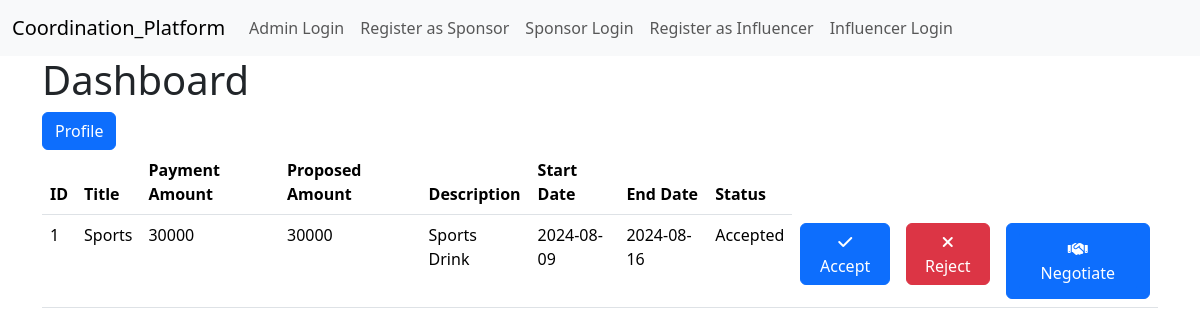
Page /influencer_dashboard (signed in) on the committed database.
### models.py (models this page shows)
class Campaign(db.Model):
    id = db.Column(db.Integer, primary_key = True)
    sponsor_id = db.Column(db.Integer, db.ForeignKey('sponsor.id'))
    title = db.Column(db.String(32))
    desc = db.Column(db.Text)
    start_date = db.Column(db.Date)
    end_date = db.Column(db.Date)
    budget = db.Column(db.Integer)
    campaign = db.relationship('Ad_request', backref = 'campaign')

class Ad_request(db.Model):
    id = db.Column(db.Integer, primary_key = True)
    influencer_id = db.Column(db.Integer, db.ForeignKey('influencer.id'))
    campaign_id = db.Column(db.Integer, db.ForeignKey('campaign.id'))
    payment_amount = db.Column(db.Integer)
    proposed_amount = db.Column(db.Integer)
    status = db.Column(db.Enum('Pending', 'Accepted', 'Rejected','Negotiation'), default = 'Pending')

### routes.py (the view)
@app.route('/influencer_dashboard')
@auth_required('influencer')
def influencer_dashboard():
    influencer = Influencer.query.get(session['user_id'])
    ad_requests = Ad_request.query.filter_by(influencer_id=influencer.id).all()
    requested_campaigns = []
    for ad_request in ad_requests:
        campaign = Campaign.query.get(ad_request.campaign_id)
        if campaign:
            requested_campaigns.append({'campaign':campaign,'ad_request':[ad_request]})
    return render_template('influencer/influencer_dashboard.html', campaigns=requested_campaigns)

### functions.py (called while the page is built)
def auth_required(required_role):
    def decorator(func):
        @wraps(func)
        def wrapper(*args, **kwargs):
            if 'user_id' in session:
                if session.get('user_role') == required_role:
                    return func(*args, **kwargs)
                else:
                    flash('Access denied: Incorrect role')
                    return redirect(url_for(f'{required_role}_login'))
            else:
                flash('Please login to continue')
                return redirect(url_for(f'{required_role}_login'))
        return wrapper
    return decorator

### templates/influencer/influencer_dashboard.html (shortened to what this page needs)
{% extends 'layout.html' %}
{% block content %}
    <h1>Dashboard</h1>
    <a href="{{ url_for('influencer_profile') }}" class="btn btn-primary">Profile</a>
    <div class="dashboard-content">
        <table class="table">
            <thead>
                <tr>
                    <th>ID</th>
                    <th>Title</th>
                    <th>Payment Amount</th>
                    <th>Proposed Amount</th>
                    <th>Description</th>
                    <th>Start Date</th>
                    <th>End Date</th>
                    <th>Status</th>
                </tr>
            </thead>
            <tbody>
                {% if campaigns %}
                    {% for item in campaigns %}
                        {% for ad_request in item.ad_request %}
                        <tr>
                            <td>{{ item.campaign.id }}</td>
                            <td>{{ item.campaign.title }}</td>
                            <td>{{ item.campaign.budget}}</td>
                            <td>{{ ad_request.proposed_amount }}</td>
                            <td>{{ item.campaign.desc }}</td>
                            <td>{{ item.campaign.start_date }}</td>
                            <td>{{ item.campaign.end_date }}</td>
                            <td>{{ ad_request.status }}</td>
                            <td>
                                <form action="{{ url_for('accept_ad', ad_request_id=ad_request.id) }}" method="POST">
                                    <span><button type="submit" class="btn btn-primary"></span>
                                        <i class="fas fa-check"></i> Accept
                                </form>
                            </td>
                            <td>
                                <form action="{{ url_for('reject_ad', ad_request_id=ad_request.id) }}" method="POST" >
                                    <button type="submit" class="btn btn-danger">
                                        <i class="fas fa-times"></i> Reject
                                    </button>
                                </form>
                            </td>
                            <td>
                                <a href="{{ url_for('negotiate_ad', ad_request_id=ad_request.id) }}" class="btn btn-primary">
                                    <button type = "submit" class = "btn btn-primary">
                                    <i class="fas fa-handshake"></i> Negotiate
                                    </button>
                                </a>
                            </td>
                        </tr>
                        {% endfor %}
                    {% endfor %}
                {% else %}
                <tr>
                    <td colspan="9">No campaigns found.</td>
                </tr>
                {% endif %}
            </tbody>
        </table>
    </div>
{% endblock %}

### rows in the picture
Ad_request: proposed_amount "30000", status "Accepted"
Campaign: campaign.id "1", campaign "Sports", campaign.budget "30000", campaign.desc "Sports Drink", campaign.start_date "2024-08-09", campaign.end_date "2024-08-16"
